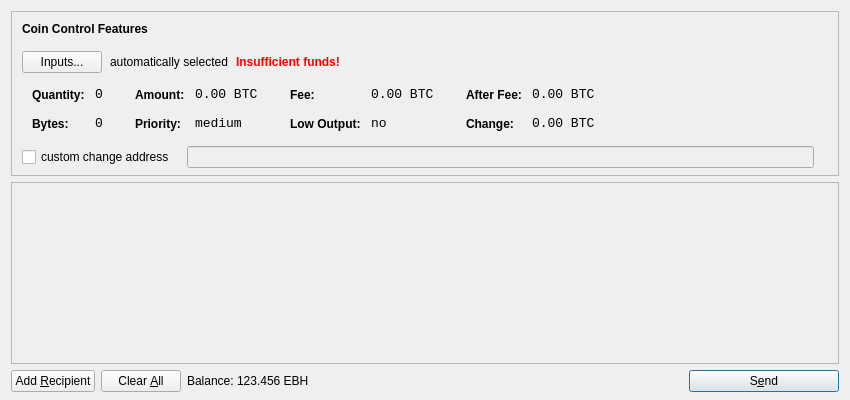
<?xml version="1.0" encoding="UTF-8"?>
<ui version="4.0">
 <class>SendCoinsDialog</class>
 <widget class="QDialog" name="SendCoinsDialog">
  <property name="geometry">
   <rect>
    <x>0</x>
    <y>0</y>
    <width>850</width>
    <height>400</height>
   </rect>
  </property>
  <property name="windowTitle">
   <string>Send Coins</string>
  </property>
  <layout class="QVBoxLayout" name="verticalLayout" stretch="0,1,0">
   <property name="bottomMargin">
    <number>8</number>
   </property>
   <item>
    <widget class="QFrame" name="frameCoinControl">
     <property name="sizePolicy">
      <sizepolicy hsizetype="Expanding" vsizetype="Expanding">
       <horstretch>0</horstretch>
       <verstretch>0</verstretch>
      </sizepolicy>
     </property>
     <property name="maximumSize">
      <size>
       <width>16777215</width>
       <height>16777215</height>
      </size>
     </property>
     <property name="frameShape">
      <enum>QFrame::StyledPanel</enum>
     </property>
     <property name="frameShadow">
      <enum>QFrame::Sunken</enum>
     </property>
     <layout class="QVBoxLayout" name="verticalLayoutCoinControl2">
      <property name="spacing">
       <number>-1</number>
      </property>
      <property name="leftMargin">
       <number>0</number>
      </property>
      <property name="topMargin">
       <number>0</number>
      </property>
      <property name="rightMargin">
       <number>0</number>
      </property>
      <property name="bottomMargin">
       <number>6</number>
      </property>
      <item>
       <layout class="QVBoxLayout" name="verticalLayoutCoinControl" stretch="0,0,0,0,1">
        <property name="spacing">
         <number>0</number>
        </property>
        <property name="leftMargin">
         <number>10</number>
        </property>
        <property name="topMargin">
         <number>10</number>
        </property>
        <item>
         <layout class="QHBoxLayout" name="horizontalLayoutCoinControl1">
          <property name="bottomMargin">
           <number>15</number>
          </property>
          <item>
           <widget class="QLabel" name="labelCoinControlFeatures">
            <property name="sizePolicy">
             <sizepolicy hsizetype="Preferred" vsizetype="Maximum">
              <horstretch>0</horstretch>
              <verstretch>0</verstretch>
             </sizepolicy>
            </property>
            <property name="font">
             <font>
              <weight>75</weight>
              <bold>true</bold>
             </font>
            </property>
            <property name="styleSheet">
             <string notr="true">font-weight:bold;</string>
            </property>
            <property name="text">
             <string>Coin Control Features</string>
            </property>
           </widget>
          </item>
         </layout>
        </item>
        <item>
         <layout class="QHBoxLayout" name="horizontalLayoutCoinControl2" stretch="0,0,0,0">
          <property name="spacing">
           <number>8</number>
          </property>
          <property name="bottomMargin">
           <number>10</number>
          </property>
          <item>
           <widget class="QPushButton" name="pushButtonCoinControl">
            <property name="styleSheet">
             <string notr="true"/>
            </property>
            <property name="text">
             <string>Inputs...</string>
            </property>
           </widget>
          </item>
          <item>
           <widget class="QLabel" name="labelCoinControlAutomaticallySelected">
            <property name="text">
             <string>automatically selected</string>
            </property>
            <property name="margin">
             <number>5</number>
            </property>
           </widget>
          </item>
          <item>
           <widget class="QLabel" name="labelCoinControlInsuffFunds">
            <property name="font">
             <font>
              <weight>75</weight>
              <bold>true</bold>
             </font>
            </property>
            <property name="styleSheet">
             <string notr="true">color:red;font-weight:bold;</string>
            </property>
            <property name="text">
             <string>Insufficient funds!</string>
            </property>
            <property name="margin">
             <number>5</number>
            </property>
           </widget>
          </item>
          <item>
           <spacer name="horizontalSpacerCoinControl">
            <property name="orientation">
             <enum>Qt::Horizontal</enum>
            </property>
            <property name="sizeHint" stdset="0">
             <size>
              <width>40</width>
              <height>1</height>
             </size>
            </property>
           </spacer>
          </item>
         </layout>
        </item>
        <item>
         <widget class="QWidget" name="widgetCoinControl" native="true">
          <property name="sizePolicy">
           <sizepolicy hsizetype="Preferred" vsizetype="Preferred">
            <horstretch>0</horstretch>
            <verstretch>0</verstretch>
           </sizepolicy>
          </property>
          <property name="minimumSize">
           <size>
            <width>0</width>
            <height>0</height>
           </size>
          </property>
          <property name="styleSheet">
           <string notr="true"/>
          </property>
          <layout class="QHBoxLayout" name="horizontalLayoutCoinControl5">
           <property name="margin">
            <number>0</number>
           </property>
           <item>
            <layout class="QHBoxLayout" name="horizontalLayoutCoinControl3" stretch="0,0,0,1">
             <property name="spacing">
              <number>20</number>
             </property>
             <property name="topMargin">
              <number>0</number>
             </property>
             <property name="bottomMargin">
              <number>10</number>
             </property>
             <item>
              <layout class="QFormLayout" name="formLayoutCoinControl1">
               <property name="horizontalSpacing">
                <number>10</number>
               </property>
               <property name="verticalSpacing">
                <number>14</number>
               </property>
               <property name="leftMargin">
                <number>10</number>
               </property>
               <property name="topMargin">
                <number>4</number>
               </property>
               <property name="rightMargin">
                <number>6</number>
               </property>
               <item row="0" column="0">
                <widget class="QLabel" name="labelCoinControlQuantityText">
                 <property name="styleSheet">
                  <string notr="true">font-weight:bold;</string>
                 </property>
                 <property name="text">
                  <string>Quantity:</string>
                 </property>
                 <property name="margin">
                  <number>0</number>
                 </property>
                </widget>
               </item>
               <item row="0" column="1">
                <widget class="QLabel" name="labelCoinControlQuantity">
                 <property name="font">
                  <font>
                   <family>Monospace</family>
                   <pointsize>10</pointsize>
                  </font>
                 </property>
                 <property name="cursor">
                  <cursorShape>IBeamCursor</cursorShape>
                 </property>
                 <property name="contextMenuPolicy">
                  <enum>Qt::ActionsContextMenu</enum>
                 </property>
                 <property name="text">
                  <string notr="true">0</string>
                 </property>
                 <property name="margin">
                  <number>0</number>
                 </property>
                 <property name="textInteractionFlags">
                  <set>Qt::LinksAccessibleByMouse|Qt::TextSelectableByKeyboard|Qt::TextSelectableByMouse</set>
                 </property>
                </widget>
               </item>
               <item row="1" column="0">
                <widget class="QLabel" name="labelCoinControlBytesText">
                 <property name="styleSheet">
                  <string notr="true">font-weight:bold;</string>
                 </property>
                 <property name="text">
                  <string>Bytes:</string>
                 </property>
                </widget>
               </item>
               <item row="1" column="1">
                <widget class="QLabel" name="labelCoinControlBytes">
                 <property name="font">
                  <font>
                   <family>Monospace</family>
                   <pointsize>10</pointsize>
                  </font>
                 </property>
                 <property name="cursor">
                  <cursorShape>IBeamCursor</cursorShape>
                 </property>
                 <property name="contextMenuPolicy">
                  <enum>Qt::ActionsContextMenu</enum>
                 </property>
                 <property name="text">
                  <string notr="true">0</string>
                 </property>
                 <property name="textInteractionFlags">
                  <set>Qt::LinksAccessibleByMouse|Qt::TextSelectableByKeyboard|Qt::TextSelectableByMouse</set>
                 </property>
                </widget>
               </item>
              </layout>
             </item>
             <item>
              <layout class="QFormLayout" name="formLayoutCoinControl2">
               <property name="horizontalSpacing">
                <number>10</number>
               </property>
               <property name="verticalSpacing">
                <number>14</number>
               </property>
               <property name="leftMargin">
                <number>6</number>
               </property>
               <property name="topMargin">
                <number>4</number>
               </property>
               <property name="rightMargin">
                <number>6</number>
               </property>
               <item row="0" column="0">
                <widget class="QLabel" name="labelCoinControlAmountText">
                 <property name="styleSheet">
                  <string notr="true">font-weight:bold;</string>
                 </property>
                 <property name="text">
                  <string>Amount:</string>
                 </property>
                 <property name="margin">
                  <number>0</number>
                 </property>
                </widget>
               </item>
               <item row="0" column="1">
                <widget class="QLabel" name="labelCoinControlAmount">
                 <property name="font">
                  <font>
                   <family>Monospace</family>
                   <pointsize>10</pointsize>
                  </font>
                 </property>
                 <property name="cursor">
                  <cursorShape>IBeamCursor</cursorShape>
                 </property>
                 <property name="contextMenuPolicy">
                  <enum>Qt::ActionsContextMenu</enum>
                 </property>
                 <property name="text">
                  <string notr="true">0.00 BTC</string>
                 </property>
                 <property name="textInteractionFlags">
                  <set>Qt::LinksAccessibleByMouse|Qt::TextSelectableByKeyboard|Qt::TextSelectableByMouse</set>
                 </property>
                </widget>
               </item>
               <item row="1" column="0">
                <widget class="QLabel" name="labelCoinControlPriorityText">
                 <property name="styleSheet">
                  <string notr="true">font-weight:bold;</string>
                 </property>
                 <property name="text">
                  <string>Priority:</string>
                 </property>
                </widget>
               </item>
               <item row="1" column="1">
                <widget class="QLabel" name="labelCoinControlPriority">
                 <property name="font">
                  <font>
                   <family>Monospace</family>
                   <pointsize>10</pointsize>
                  </font>
                 </property>
                 <property name="cursor">
                  <cursorShape>IBeamCursor</cursorShape>
                 </property>
                 <property name="contextMenuPolicy">
                  <enum>Qt::ActionsContextMenu</enum>
                 </property>
                 <property name="text">
                  <string>medium</string>
                 </property>
                 <property name="textInteractionFlags">
                  <set>Qt::LinksAccessibleByMouse|Qt::TextSelectableByKeyboard|Qt::TextSelectableByMouse</set>
                 </property>
                </widget>
               </item>
              </layout>
             </item>
             <item>
              <layout class="QFormLayout" name="formLayoutCoinControl3">
               <property name="horizontalSpacing">
                <number>10</number>
               </property>
               <property name="verticalSpacing">
                <number>14</number>
               </property>
               <property name="leftMargin">
                <number>6</number>
               </property>
               <property name="topMargin">
                <number>4</number>
               </property>
               <property name="rightMargin">
                <number>6</number>
               </property>
               <item row="0" column="0">
                <widget class="QLabel" name="labelCoinControlFeeText">
                 <property name="styleSheet">
                  <string notr="true">font-weight:bold;</string>
                 </property>
                 <property name="text">
                  <string>Fee:</string>
                 </property>
                 <property name="margin">
                  <number>0</number>
                 </property>
                </widget>
               </item>
               <item row="0" column="1">
                <widget class="QLabel" name="labelCoinControlFee">
                 <property name="font">
                  <font>
                   <family>Monospace</family>
                   <pointsize>10</pointsize>
                  </font>
                 </property>
                 <property name="cursor">
                  <cursorShape>IBeamCursor</cursorShape>
                 </property>
                 <property name="contextMenuPolicy">
                  <enum>Qt::ActionsContextMenu</enum>
                 </property>
                 <property name="text">
                  <string notr="true">0.00 BTC</string>
                 </property>
                 <property name="textInteractionFlags">
                  <set>Qt::LinksAccessibleByMouse|Qt::TextSelectableByKeyboard|Qt::TextSelectableByMouse</set>
                 </property>
                </widget>
               </item>
               <item row="1" column="0">
                <widget class="QLabel" name="labelCoinControlLowOutputText">
                 <property name="styleSheet">
                  <string notr="true">font-weight:bold;</string>
                 </property>
                 <property name="text">
                  <string>Low Output:</string>
                 </property>
                </widget>
               </item>
               <item row="1" column="1">
                <widget class="QLabel" name="labelCoinControlLowOutput">
                 <property name="font">
                  <font>
                   <family>Monospace</family>
                   <pointsize>10</pointsize>
                  </font>
                 </property>
                 <property name="cursor">
                  <cursorShape>IBeamCursor</cursorShape>
                 </property>
                 <property name="contextMenuPolicy">
                  <enum>Qt::ActionsContextMenu</enum>
                 </property>
                 <property name="text">
                  <string>no</string>
                 </property>
                 <property name="textInteractionFlags">
                  <set>Qt::LinksAccessibleByMouse|Qt::TextSelectableByKeyboard|Qt::TextSelectableByMouse</set>
                 </property>
                </widget>
               </item>
              </layout>
             </item>
             <item>
              <layout class="QFormLayout" name="formLayoutCoinControl4">
               <property name="horizontalSpacing">
                <number>10</number>
               </property>
               <property name="verticalSpacing">
                <number>14</number>
               </property>
               <property name="leftMargin">
                <number>6</number>
               </property>
               <property name="topMargin">
                <number>4</number>
               </property>
               <property name="rightMargin">
                <number>6</number>
               </property>
               <item row="0" column="0">
                <widget class="QLabel" name="labelCoinControlAfterFeeText">
                 <property name="styleSheet">
                  <string notr="true">font-weight:bold;</string>
                 </property>
                 <property name="text">
                  <string>After Fee:</string>
                 </property>
                 <property name="margin">
                  <number>0</number>
                 </property>
                </widget>
               </item>
               <item row="0" column="1">
                <widget class="QLabel" name="labelCoinControlAfterFee">
                 <property name="font">
                  <font>
                   <family>Monospace</family>
                   <pointsize>10</pointsize>
                  </font>
                 </property>
                 <property name="cursor">
                  <cursorShape>IBeamCursor</cursorShape>
                 </property>
                 <property name="contextMenuPolicy">
                  <enum>Qt::ActionsContextMenu</enum>
                 </property>
                 <property name="text">
                  <string notr="true">0.00 BTC</string>
                 </property>
                 <property name="textInteractionFlags">
                  <set>Qt::LinksAccessibleByMouse|Qt::TextSelectableByKeyboard|Qt::TextSelectableByMouse</set>
                 </property>
                </widget>
               </item>
               <item row="1" column="0">
                <widget class="QLabel" name="labelCoinControlChangeText">
                 <property name="styleSheet">
                  <string notr="true">font-weight:bold;</string>
                 </property>
                 <property name="text">
                  <string>Change:</string>
                 </property>
                </widget>
               </item>
               <item row="1" column="1">
                <widget class="QLabel" name="labelCoinControlChange">
                 <property name="font">
                  <font>
                   <family>Monospace</family>
                   <pointsize>10</pointsize>
                  </font>
                 </property>
                 <property name="cursor">
                  <cursorShape>IBeamCursor</cursorShape>
                 </property>
                 <property name="contextMenuPolicy">
                  <enum>Qt::ActionsContextMenu</enum>
                 </property>
                 <property name="text">
                  <string notr="true">0.00 BTC</string>
                 </property>
                 <property name="textInteractionFlags">
                  <set>Qt::LinksAccessibleByMouse|Qt::TextSelectableByKeyboard|Qt::TextSelectableByMouse</set>
                 </property>
                </widget>
               </item>
              </layout>
             </item>
            </layout>
           </item>
          </layout>
         </widget>
        </item>
        <item>
         <layout class="QHBoxLayout" name="horizontalLayoutCoinControl4" stretch="0,0,0">
          <property name="spacing">
           <number>12</number>
          </property>
          <property name="sizeConstraint">
           <enum>QLayout::SetDefaultConstraint</enum>
          </property>
          <property name="topMargin">
           <number>5</number>
          </property>
          <property name="rightMargin">
           <number>5</number>
          </property>
          <item>
           <widget class="QCheckBox" name="checkBoxCoinControlChange">
            <property name="text">
             <string>custom change address</string>
            </property>
           </widget>
          </item>
          <item>
           <widget class="QLineEdit" name="lineEditCoinControlChange">
            <property name="enabled">
             <bool>false</bool>
            </property>
            <property name="sizePolicy">
             <sizepolicy hsizetype="Expanding" vsizetype="Fixed">
              <horstretch>0</horstretch>
              <verstretch>0</verstretch>
             </sizepolicy>
            </property>
           </widget>
          </item>
          <item>
           <widget class="QLabel" name="labelCoinControlChangeLabel">
            <property name="sizePolicy">
             <sizepolicy hsizetype="Preferred" vsizetype="Expanding">
              <horstretch>0</horstretch>
              <verstretch>0</verstretch>
             </sizepolicy>
            </property>
            <property name="minimumSize">
             <size>
              <width>0</width>
              <height>0</height>
             </size>
            </property>
            <property name="text">
             <string/>
            </property>
            <property name="margin">
             <number>3</number>
            </property>
           </widget>
          </item>
         </layout>
        </item>
        <item>
         <spacer name="verticalSpacerCoinControl">
          <property name="orientation">
           <enum>Qt::Vertical</enum>
          </property>
          <property name="sizeHint" stdset="0">
           <size>
            <width>800</width>
            <height>1</height>
           </size>
          </property>
         </spacer>
        </item>
       </layout>
      </item>
     </layout>
    </widget>
   </item>
   <item>
    <widget class="QScrollArea" name="scrollArea">
     <property name="widgetResizable">
      <bool>true</bool>
     </property>
     <widget class="QWidget" name="scrollAreaWidgetContents">
      <property name="geometry">
       <rect>
        <x>0</x>
        <y>0</y>
        <width>830</width>
        <height>165</height>
       </rect>
      </property>
      <layout class="QVBoxLayout" name="verticalLayout_2">
       <property name="margin">
        <number>0</number>
       </property>
       <item>
        <layout class="QVBoxLayout" name="entries">
         <property name="spacing">
          <number>6</number>
         </property>
        </layout>
       </item>
       <item>
        <spacer name="verticalSpacer">
         <property name="orientation">
          <enum>Qt::Vertical</enum>
         </property>
         <property name="sizeHint" stdset="0">
          <size>
           <width>20</width>
           <height>40</height>
          </size>
         </property>
        </spacer>
       </item>
      </layout>
     </widget>
    </widget>
   </item>
   <item>
    <layout class="QHBoxLayout" name="horizontalLayout">
     <item>
      <widget class="QPushButton" name="addButton">
       <property name="toolTip">
        <string>Send to multiple recipients at once</string>
       </property>
       <property name="text">
        <string>Add &amp;Recipient</string>
       </property>
       <property name="icon">
        <iconset resource="../bitcoin.qrc">
         <normaloff>:/icons/add</normaloff>:/icons/add</iconset>
       </property>
       <property name="autoDefault">
        <bool>false</bool>
       </property>
      </widget>
     </item>
     <item>
      <widget class="QPushButton" name="clearButton">
       <property name="sizePolicy">
        <sizepolicy hsizetype="Minimum" vsizetype="Fixed">
         <horstretch>0</horstretch>
         <verstretch>0</verstretch>
        </sizepolicy>
       </property>
       <property name="toolTip">
        <string>Remove all transaction fields</string>
       </property>
       <property name="text">
        <string>Clear &amp;All</string>
       </property>
       <property name="icon">
        <iconset resource="../bitcoin.qrc">
         <normaloff>:/icons/remove</normaloff>:/icons/remove</iconset>
       </property>
       <property name="autoRepeatDelay">
        <number>300</number>
       </property>
       <property name="autoDefault">
        <bool>false</bool>
       </property>
      </widget>
     </item>
     <item>
      <layout class="QHBoxLayout" name="horizontalLayout_2">
       <property name="spacing">
        <number>3</number>
       </property>
       <item>
        <widget class="QLabel" name="label">
         <property name="text">
          <string>Balance:</string>
         </property>
        </widget>
       </item>
       <item>
        <widget class="QLabel" name="labelBalance">
         <property name="cursor">
          <cursorShape>IBeamCursor</cursorShape>
         </property>
         <property name="text">
          <string>123.456 EBH</string>
         </property>
         <property name="textInteractionFlags">
          <set>Qt::LinksAccessibleByMouse|Qt::TextSelectableByKeyboard|Qt::TextSelectableByMouse</set>
         </property>
        </widget>
       </item>
      </layout>
     </item>
     <item>
      <spacer name="horizontalSpacer">
       <property name="orientation">
        <enum>Qt::Horizontal</enum>
       </property>
       <property name="sizeHint" stdset="0">
        <size>
         <width>40</width>
         <height>20</height>
        </size>
       </property>
      </spacer>
     </item>
     <item>
      <widget class="QPushButton" name="sendButton">
       <property name="minimumSize">
        <size>
         <width>150</width>
         <height>0</height>
        </size>
       </property>
       <property name="toolTip">
        <string>Confirm the send action</string>
       </property>
       <property name="text">
        <string>S&amp;end</string>
       </property>
       <property name="icon">
        <iconset resource="../bitcoin.qrc">
         <normaloff>:/icons/send</normaloff>:/icons/send</iconset>
       </property>
       <property name="default">
        <bool>true</bool>
       </property>
      </widget>
     </item>
    </layout>
   </item>
  </layout>
 </widget>
 <resources>
  <include location="../bitcoin.qrc"/>
 </resources>
 <connections/>
</ui>
